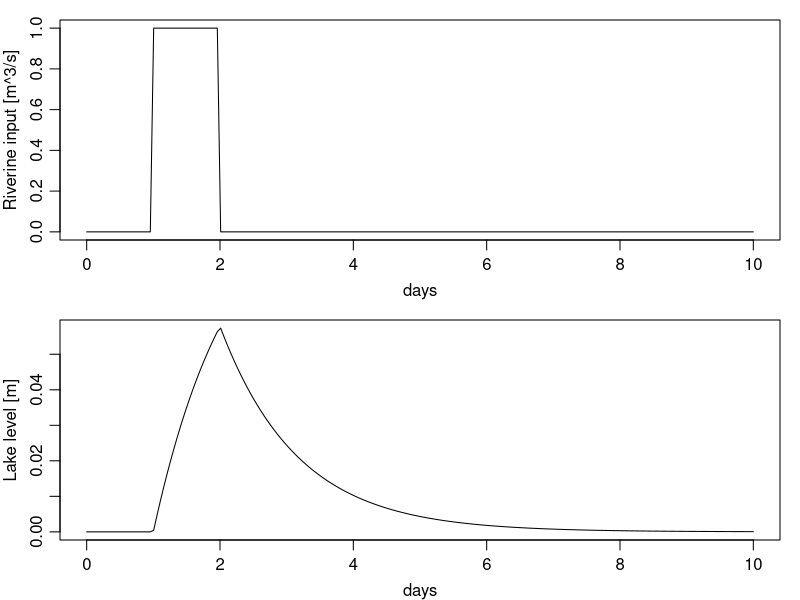

Here is the R script that generated this plot:

## ------------------------------------------------------------------------
library(deSolve)


## ------------------------------------------------------------------------
IC <- 0
parms <- list(A=1e6, gamma=10)


## ------------------------------------------------------------------------
day <- 86400
times <- seq(0, 10*day, length.out=200)
F01 <- function(t)
{
    ifelse (t > day & t < 2*day, 1, 0)
}


## ------------------------------------------------------------------------
DE <- function(t, y, parms)
{
    h <- y[1]
    dhdt <- F01(t) / parms$A - parms$gamma * h / parms$A
    list(dhdt)
}


## ------------------------------------------------------------------------
sol <- lsoda(IC, times, DE, parms)


## ----box-model, fig.path='2014-03-17-', dpi=100--------------------------
par(mfrow=c(2,1), mar=c(3,3,1,1), mgp=c(2,0.7,0))
h <- sol[,2]
days <- times / 86400
plot(days, F01(times), type='l', ylab="Riverine input [m^3/s]")
plot(days, h, type='l', ylab="Lake level [m]")
